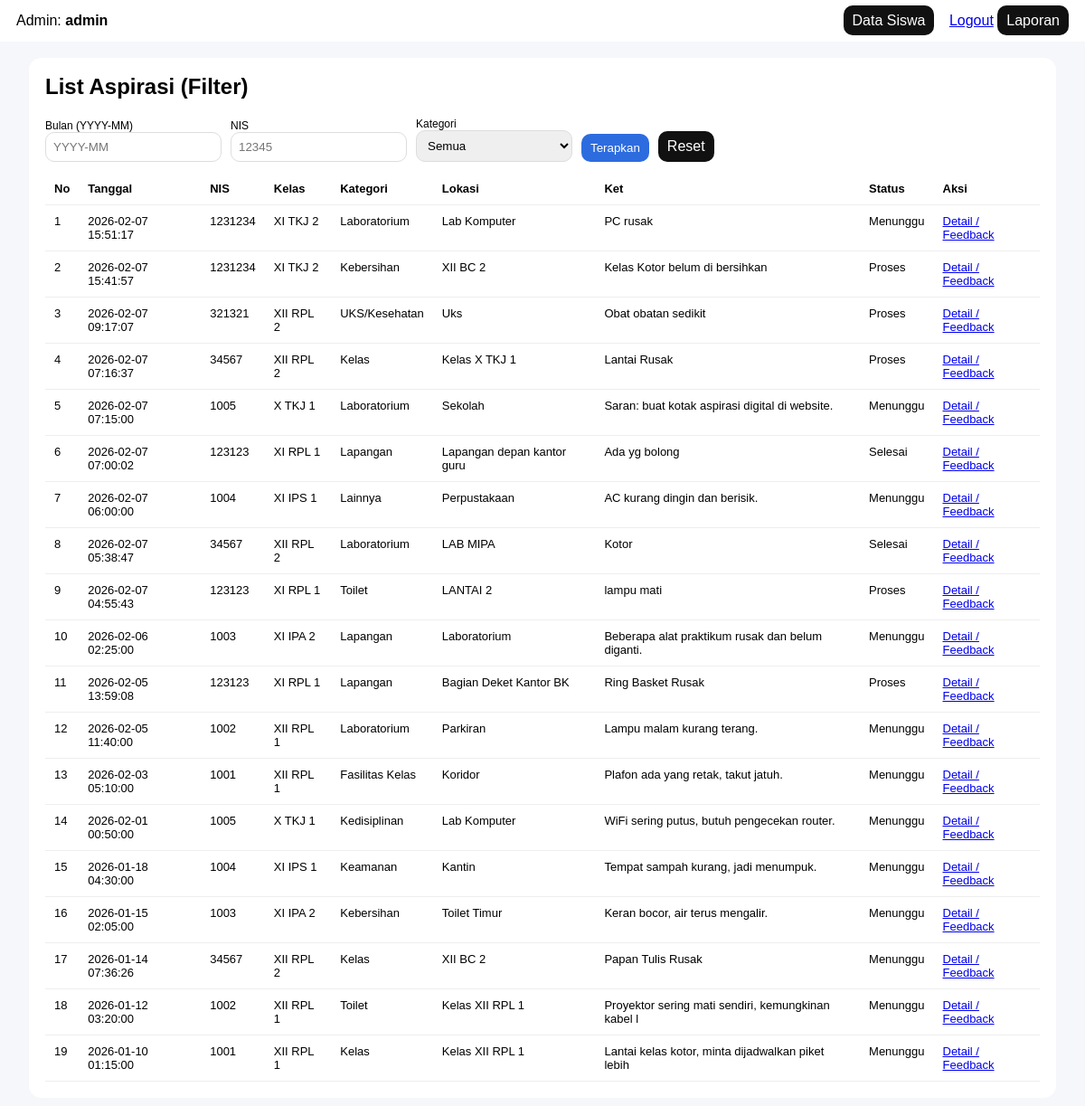
Page /pengaduan_sekolah_baru/admin_laporan.php (signed in) on the earlier database version.
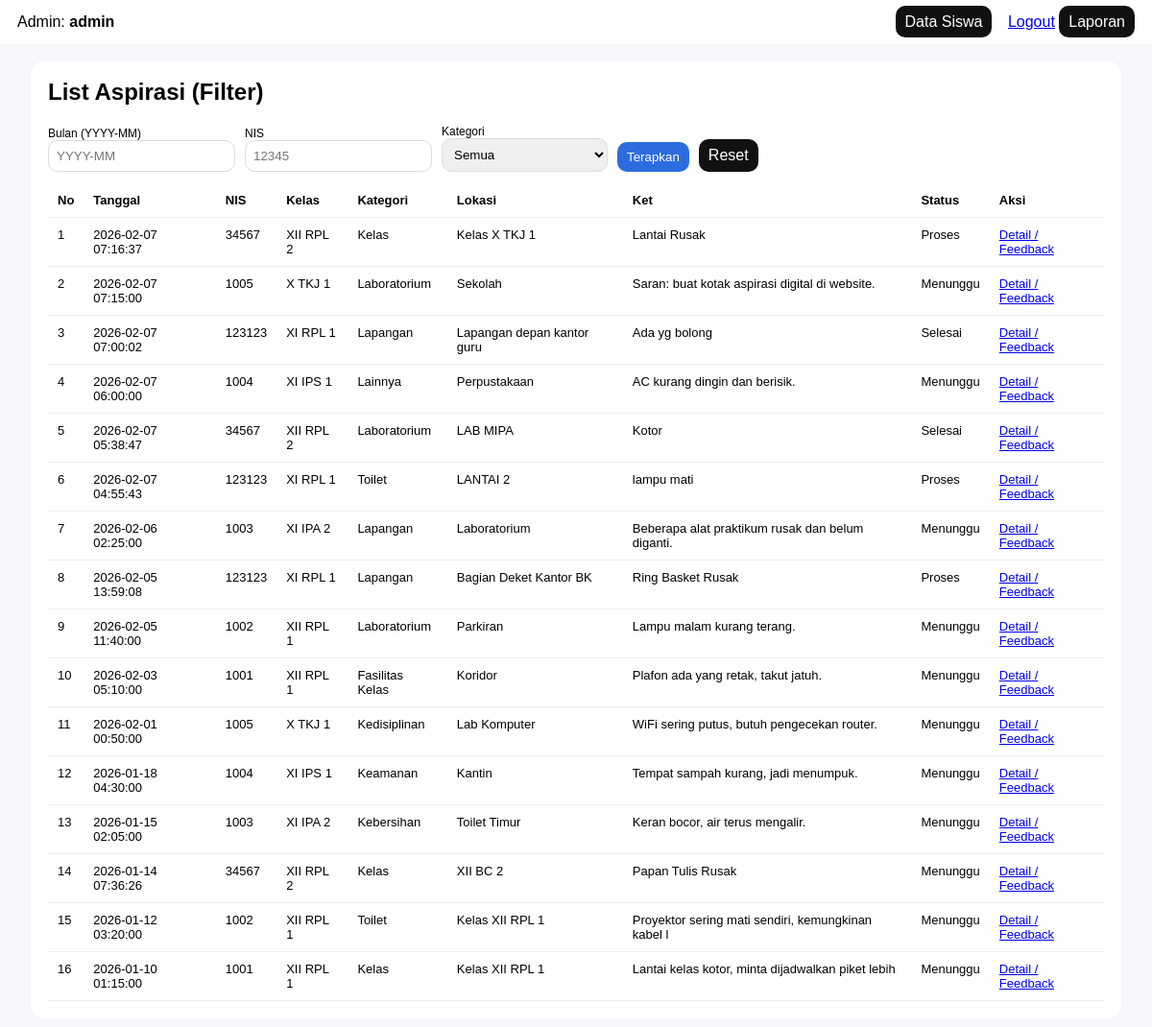
Same page on the later database version.
### tables this page shows
CREATE TABLE `input_aspirasi` (
  `id_pelaporan` int(5) NOT NULL,
  `nis` int(10) NOT NULL,
  `id_kategori` int(5) NOT NULL,
  `lokasi` varchar(50) NOT NULL,
  `ket` varchar(50) NOT NULL,
  `created_at` timestamp NOT NULL DEFAULT current_timestamp()
);

CREATE TABLE `siswa` (
  `nis` int(10) NOT NULL,
  `nama` varchar(100) NOT NULL,
  `kelas` varchar(10) NOT NULL,
  `password_hash` varchar(255) NOT NULL,
  `created_at` datetime NOT NULL DEFAULT current_timestamp()
);

CREATE TABLE `kategori` (
  `id_kategori` int(5) NOT NULL,
  `ket_kategori` varchar(30) NOT NULL
);

### pengaduan_sekolah_baru/admin_laporan.php (the view, shortened to what this page needs)
<?php
require_once __DIR__ . "/../config/koneksi.php";
$bulan = trim($_GET['bulan'] ?? '');
$nis = trim($_GET['nis'] ?? '');
$where = "1=1";
$sql = "
  SELECT ia.id_pelaporan, ia.created_at, ia.nis, s.kelas, k.ket_kategori, ia.lokasi, ia.ket,
         COALESCE(a.status,'Menunggu') status
  FROM input_aspirasi ia
  JOIN siswa s ON s.nis=ia.nis
  JOIN kategori k ON k.id_kategori=ia.id_kategori
  LEFT JOIN aspirasi a ON a.id_pelaporan=ia.id_pelaporan
  WHERE $where
  ORDER BY ia.created_at DESC
";
$stmt = mysqli_prepare($conn, $sql);
mysqli_stmt_execute($stmt);
$res = mysqli_stmt_get_result($stmt);
?>
<!doctype html>
<html><head><meta charset="utf-8"><title>Admin</title>
</head>
<body>
  <div class="bar">
    <div>Admin: <b><?= htmlspecialchars($_SESSION['admin_user']) ?></b></div>
    <div>
      <a class="btn" href="admin_siswa.php">Data Siswa</a>
      <a href="logout.php" style="margin-left:12px">Logout</a>
      <a class="btn" href="admin_laporan.php">Laporan</a>
    </div>
  </div>
  <div class="card">
    <h2 style="margin-top:0">List Aspirasi (Filter)</h2>
    <form method="get" style="display:flex;gap:10px;flex-wrap:wrap;align-items:end">
      <div>
        <div style="font-size:12px">Bulan (YYYY-MM)</div>
        <input name="bulan" value="<?= htmlspecialchars($bulan) ?>" placeholder="YYYY-MM">
      </div>
      <div>
        <div style="font-size:12px">NIS</div>
        <input name="nis" value="<?= htmlspecialchars($nis) ?>" placeholder="12345">
      </div>
      <div>
        <div style="font-size:12px">Kategori</div>
        <select name="kategori">
          <option value="0">Semua</option>
        </select>
      </div>
      <button type="submit">Terapkan</button>
       <a class="btn" href="admin_aspirasi.php" style="text-align:center;display:inline-block">Reset</a>
    </form>
    <table style="margin-top:12px">
      <thead>
        <tr>
          <th>No</th>
          <th>Tanggal</th><th>NIS</th><th>Kelas</th><th>Kategori</th><th>Lokasi</th><th>Ket</th><th>Status</th><th>Aksi</th>
        </tr>
      </thead>
      <tbody>
        <?php $no = 1; ?>
        <?php while($r=mysqli_fetch_assoc($res)): ?>
        <tr>
          <td><?= $no++ ?></td>
          <td><?= htmlspecialchars($r['created_at']) ?></td>
          <td><?= (int)$r['nis'] ?></td>
          <td><?= htmlspecialchars($r['kelas']) ?></td>
          <td><?= htmlspecialchars($r['ket_kategori']) ?></td>
          <td><?= htmlspecialchars($r['lokasi']) ?></td>
          <td><?= htmlspecialchars($r['ket']) ?></td>
          <td><?= htmlspecialchars($r['status']) ?></td>
          <td><a href="admin_aspirasi_detail.php?id=<?= (int)$r['id_pelaporan'] ?>">Detail / Feedback</a></td>
        </tr>
        <?php endwhile; ?>
      </tbody>
    </table>
  </div>
</body></html>

Differences in the rows shown:
removed input_aspirasi: created_at "2026-02-07 15:51:17", nis "1231234", nis.kelas "XI TKJ 2", id_kategori.ket_kategori "Laboratorium", lokasi "Lab Komputer", ket "PC rusak", status "Menunggu"
removed input_aspirasi: created_at "2026-02-07 15:41:57", nis "1231234", nis.kelas "XI TKJ 2", id_kategori.ket_kategori "Kebersihan", lokasi "XII BC 2", ket "Kelas Kotor belum di bersihkan", status "Proses"
removed input_aspirasi: created_at "2026-02-07 09:17:07", nis "321321", nis.kelas "XII RPL 2", id_kategori.ket_kategori "UKS/Kesehatan", lokasi "Uks", ket "Obat obatan sedikit", status "Proses"
